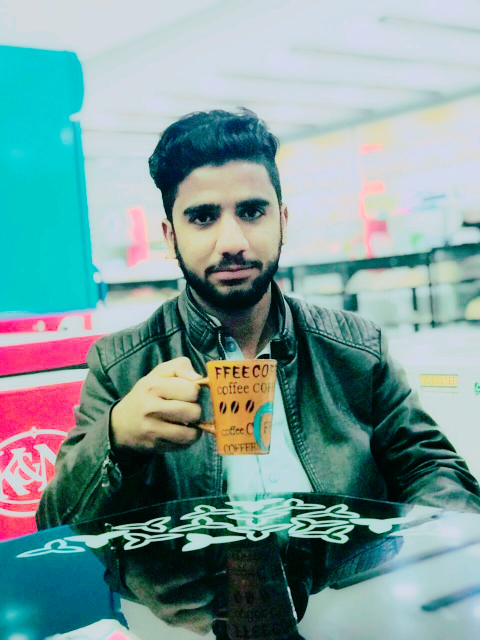
%> input picture 111.jpg, 960 x 1280 px (shown at 1/2 size)
$ octave dissolve.m   (GNU Octave 9; MATLAB toolbox functions it lacks are replaced by stand-ins)
%> lines starting %> are read from the running program, lines starting %| are printed output that depends on the picture
close all
iter = 10;
A = im2double(imread('111.jpg'));
B = im2double(imread('112.jpg'));
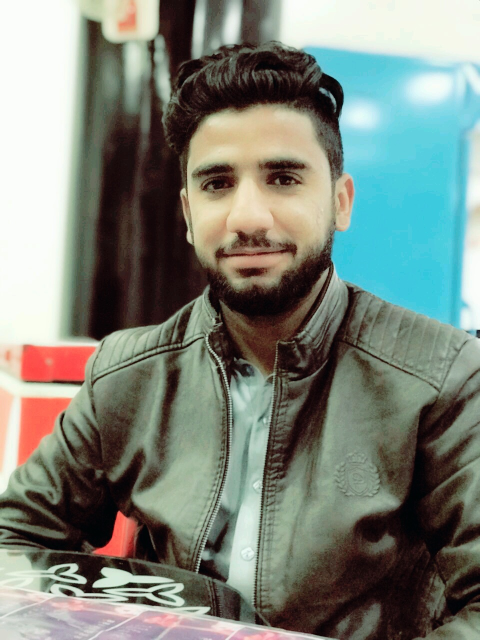
%> input picture 112.jpg, 960 x 1280 px (shown at 1/2 size)
A = imresize(A, [512 512]);
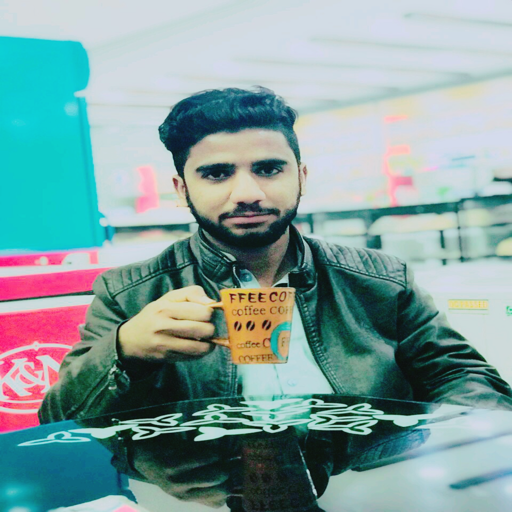
%> A: size 512x512x3 double; mean R, G, B 0.487, 0.612, 0.609; drawn with min black and max white
B = imresize(B,[512 512]);
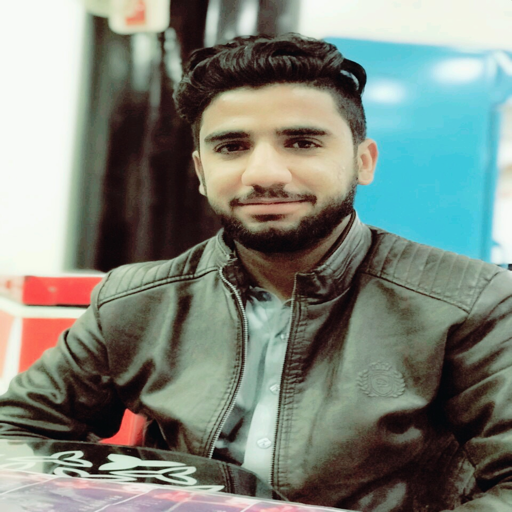
%> B: size 512x512x3 double; mean R, G, B 0.489, 0.518, 0.48; drawn with min black and max white
D = B - A;
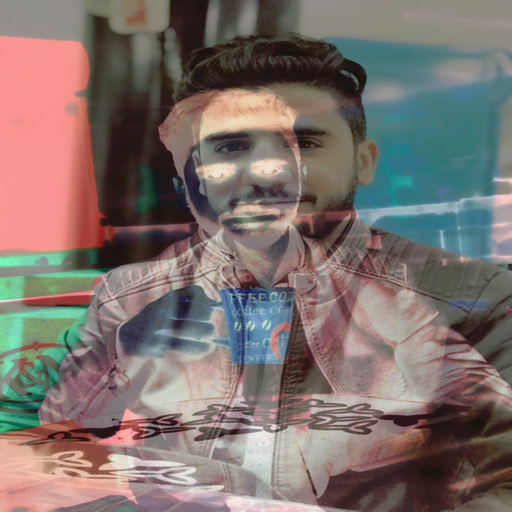
%> D: size 512x512x3 double; mean R, G, B 0.00253, -0.0947, -0.129; drawn with min black and max white
D = D./iter;

for i=1:iter
   A = A + D;
   imshow(A);
%    pause(0.1);
end
%> this loop made 10 passes
%> pass 1, `A = A + D;`:
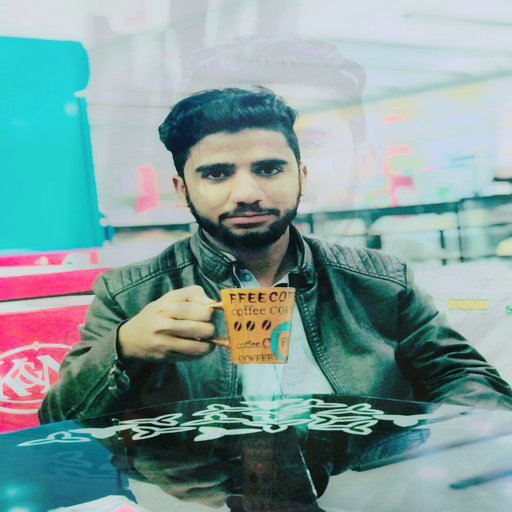
%> A: size 512x512x3 double; mean R, G, B 0.487, 0.603, 0.596; drawn with min black and max white
%> pass 2, `A = A + D;`:
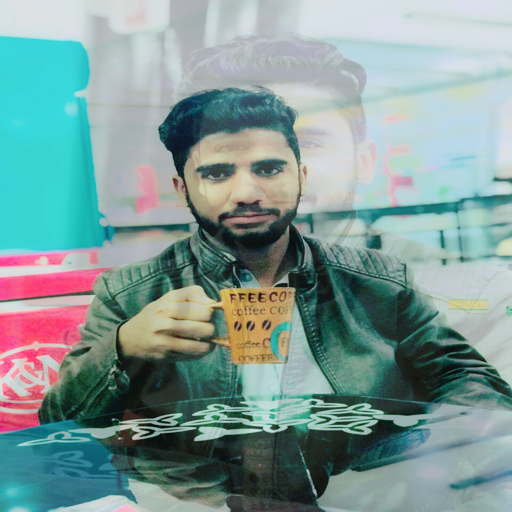
%> A: size 512x512x3 double; mean R, G, B 0.487, 0.593, 0.583; drawn with min black and max white
